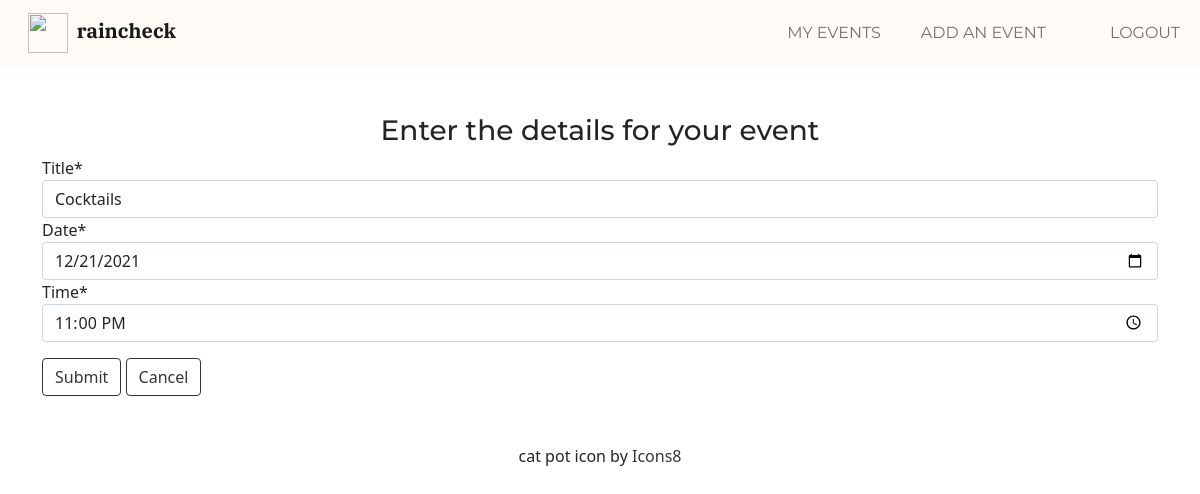
The page /events/event/16/update (signed in) on the database as committed earlier.
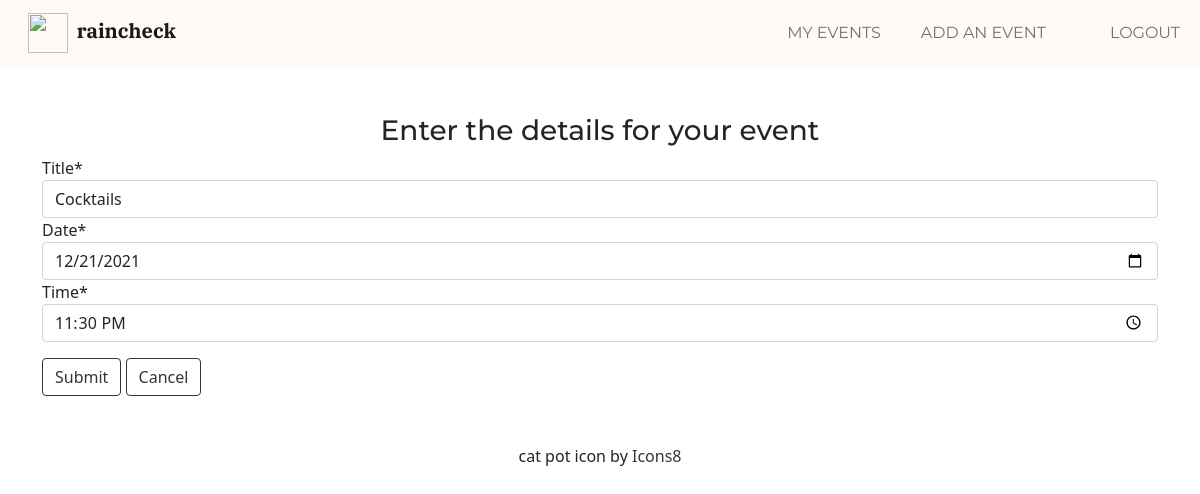
The same page on the database as committed later.
### events/models.py (models this page shows, shortened)
class Event(models.Model):
    ACTIVE = 1
    INACTIVE = 0
    title = models.CharField(max_length=100, blank=False)
    invitee = models.ForeignKey(settings.AUTH_USER_MODEL, on_delete=models.CASCADE, related_name='event_invitee')
    date = models.DateField(
        auto_now=False,
        auto_now_add=False,
        blank=False,
        validators=[MinValueValidator(date.today() + timedelta(days=1))],  # Event must be +1 day in the future
    )
    time = models.TimeField(
        auto_now=False,
        auto_now_add=False,
        blank=False,
    )
    status = models.IntegerField(default=ACTIVE)
    owner = models.ForeignKey(settings.AUTH_USER_MODEL, on_delete=models.CASCADE, related_name='event_owner')

### events/views.py (the view, shortened to what this page needs)
# urls.py: path('event/<int:pk>/update', views.EventUpdateView.as_view(), name='event_update'),
class EventUpdateView(LoginRequiredMixin, View):
    model = Event
    template = 'events/event_form.html'
    success_url = reverse_lazy('events:all')
    def get(self, request, pk):
        event = get_object_or_404(self.model, pk=pk)
        form = EventUpdateForm(instance=event)
        ctx = {'form': form}
        return render(request, self.template, ctx)

### events/forms.py
class EventUpdateForm(ModelForm):
    class Meta:
        model = Event
        fields = ['title', 'date', 'time']
        widgets = {
            'date': DateInput(),
            'time': TimeInput(format='%H:%M'),
        }

### events/templates/events/event_form.html (shortened to what this page needs)
{% extends "home/base.html" %}
{% load crispy_forms_tags %}
{% block title %}
    <h3 class="text-center mt-5 montserrat">Enter the details for your event</h3>
{% endblock %}
{% block content %}
    <div class="container-sm">
      <form action="" method="post">
          {{ form|crispy }}
        <input type="submit" class="btn btn-outline-dark mt-3" value="Submit">
        <input type="submit" class="btn btn-outline-dark mt-3" onclick="window.location='{% url 'events:all' %}' ; return false;" value="Cancel">
      </form>
    </div>
{% endblock %}

Rows that differ between the two databases and show on the page:
changed Event "Cocktails": time "23:00" → "23:30"
